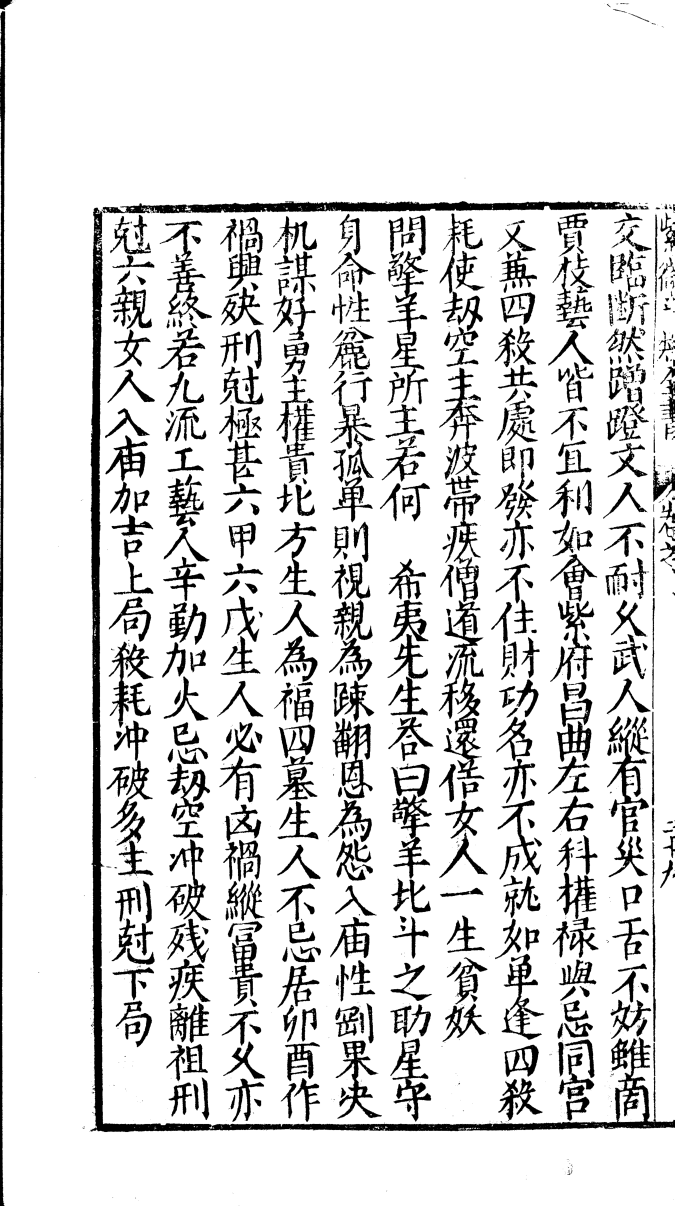
#> input picture tmp_sdzj0170/shuge_ocr/key_pages/p66_full600.png, 4720 x 8440 px, found by its file name (shown at 1/7 size)
$ python analyze_glyph4.py
#> lines starting #> are read from the running program, lines starting #| are printed output that depends on the picture; after the words box and inside, x2 and y2 are one past the last pixel; in counts of white or black regions, pixels touching at a corner belong together
# -*- coding: utf-8 -*-
"""单列精确裁切：col8 必有凶禍縱 段 @600dpi，逐字测试"""
import sys
sys.stdout.reconfigure(encoding="utf-8")
import numpy as np
from PIL import Image

BASE = r"D:\OH-WorkSpace\Destiny_agent\tmp_sdzj0170\shuge_ocr\key_pages"
a = np.array(Image.open(BASE + r"\p66_full600.png").convert("L"))

x0, x1, y0, y1 = 1420, 1740, 5250, 6050
strip = a[y0:y1, x0:x1]
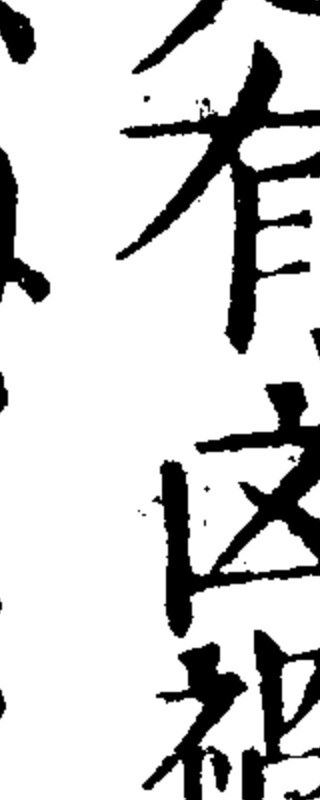
#> strip: shape (800, 320); min 0, max 255, mean 208.2
ink = strip < 150
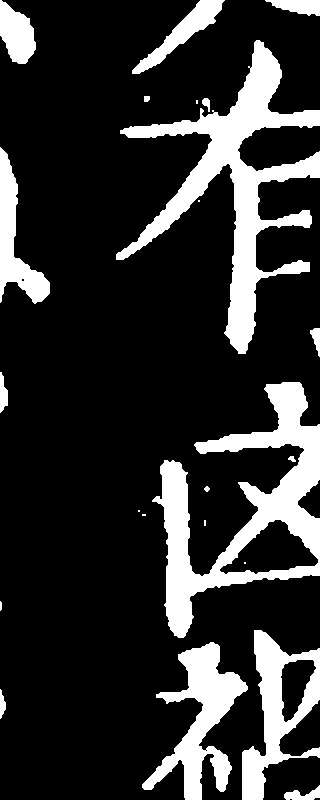
#> ink: shape (800, 320) bool; 18.7% white; 23 white regions (7 under 20 px), largest, box (x1, y1, x2, y2) and area: (116, 40, 320, 354) 14973, (152, 382, 320, 638) 13838, (142, 642, 248, 800) 6070
rowsum = ink.sum(axis=1)
#> rowsum = 800 values, max 169 at index 125, min 0 at index 357, mean 59.9
W = x1 - x0
active = rowsum > W * 0.015
bands = []
start = None
for i, act in enumerate(active):
    if act and start is None:
        start = i
    elif not act and start is not None:
        if i - start > 12:
            bands.append((start, i))
        start = None
#> this loop made 800 passes
#> start on passes 1, 383: 0, 382
#> after the loop, bands = [(0, 354)]; start = 382
if start is not None:
    bands.append((start, len(active)))
print("bands:", [(b[0], b[1], b[1] - b[0]) for b in bands])
#| bands: [(0, 354, 354), (382, 800, 418)]

for idx, (by0, by1) in enumerate(bands):
    ch = a[y0 + by0 : y0 + by1, x0:x1]
    cink = ch < 150
    h, w = cink.shape
    colsum = cink.sum(axis=0)
    xs = np.where(colsum > 0)[0]
    xl, xr = xs.min(), xs.max()
    cw = xr - xl + 1
    best_run = 0
    for r in range(int(h * 0.05), int(h * 0.25)):
        row = cink[r, xl : xr + 1]
        run = best = 0
        for v in row:
            run = run + 1 if v else 0
            best = max(best, run)
        best_run = max(best_run, best)
    ratio = best_run / cw
    top_ink = cink[int(h * 0.05) : int(h * 0.25), xl : xr + 1].sum() / (
        (int(h * 0.25) - int(h * 0.05)) * cw
    )
    print(f"char{idx}: h={h} cw={cw} topbar_ratio={ratio:.2f} top_ink_frac={top_ink:.2f}")
    img = Image.fromarray(a[y0 + by0 : y0 + by1, x0:x1])
    img.save(BASE + rf"\p66_600_char{idx}.png")
#> this loop made 2 passes
#> (by0, by1, h, w, xl, xr, cw) on passes 1 to 2: (0, 354, 354, 320, 0, 319, 320), (382, 800, 418, 320, 0, 319, 320)
#| char0: h=354 cw=320 topbar_ratio=0.11 top_ink_frac=0.17
#| char1: h=418 cw=320 topbar_ratio=0.39 top_ink_frac=0.17
#> pass 1, `ch = a[y0 + by0 : y0 + by1, x0:x1]`:
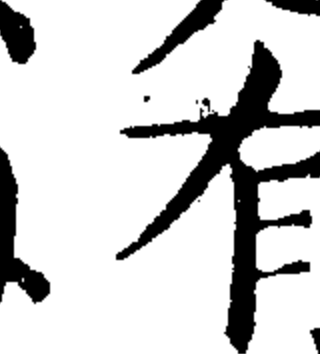
#> ch: shape (354, 320); min 0, max 255, mean 206.4
#> pass 1, `cink = ch < 150`:
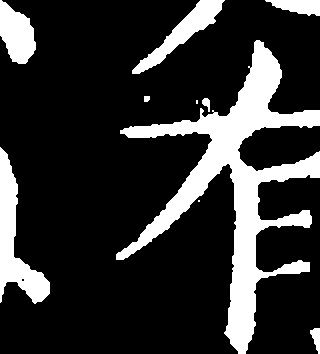
#> cink: shape (354, 320) bool; 19.5% white; 10 white regions (2 under 20 px), largest, box (x1, y1, x2, y2) and area: (116, 40, 320, 354) 14973, (0, 147, 50, 304) 2949, (132, 0, 225, 74) 1737
#> pass 2, `ch = a[y0 + by0 : y0 + by1, x0:x1]`:
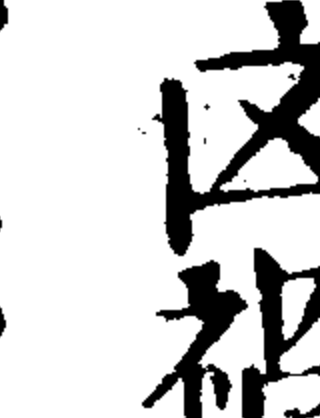
#> ch: shape (418, 320); min 0, max 255, mean 206.8
#> pass 2, `cink = ch < 150`:
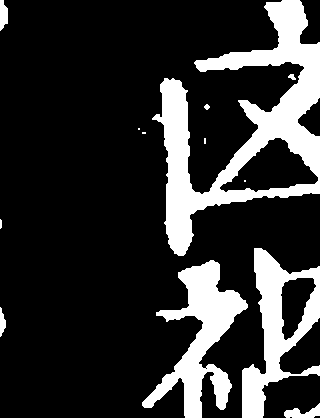
#> cink: shape (418, 320) bool; 19.3% white; 13 white regions (5 under 20 px), largest, box (x1, y1, x2, y2) and area: (152, 0, 320, 256) 13838, (142, 260, 248, 418) 6070, (242, 248, 320, 418) 5232
